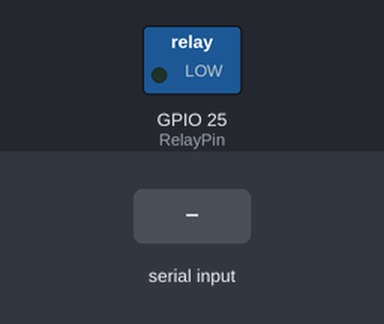
The sketch below on a simulated ESP32. Parts: switched loads named in the sketch (green lamp = pin HIGH). Inputs (shaded band) come from the test bench.

Above: at 1.2 s.
1.3 s: "a" received over Serial
At 1.5 s:
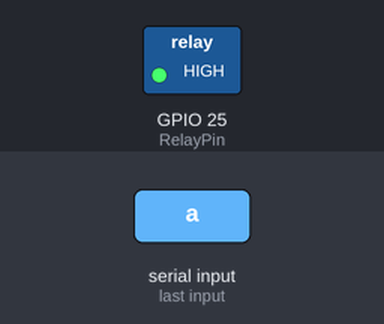
Timing chart, 0 to 4.3 s (numbered marks = the images above; inputs shaded):
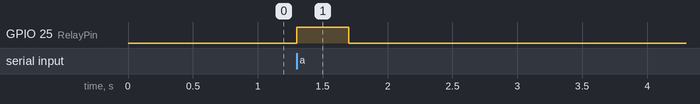

Measured:
- after the input at 1.3 s, GPIO 25 (RelayPin): LOW → HIGH at once, → LOW 0.40 s later

The sketch:

4_3_4_Relay-Pump.ino
```cpp
/*
 * 文件名 : Relay-Pump
 * 功能   : 让继电器控制水泵抽水模拟抽水系统
 * 编译IDE：ARDUINO 2.3.6
 * 作者   : https://www.keyesrobot.cn/
*/

const int RelayPin = 25; //定义继电器引脚为IO25

char content;  //定义一个字符串，用于存储串口接收到的值

void setup() {
  Serial.begin(9600);
  pinMode(RelayPin,OUTPUT); //定义引脚IO25为输出模式
}

void loop() {
  //arduino串口方法Serial.read() 每次只接收一个字节
  //当键盘输入aaa时，每次只接收一个a，共接收三次
  if(Serial.available() > 0) {
    if (Serial.read() == 'a') //当输入的值等于a时，执行灌溉任务
    {
      digitalWrite(RelayPin,HIGH);
      delay(400);//灌溉的延时，请设置100~400之间
      digitalWrite(RelayPin,LOW);
      delay(700);
    }
  }
}
```
